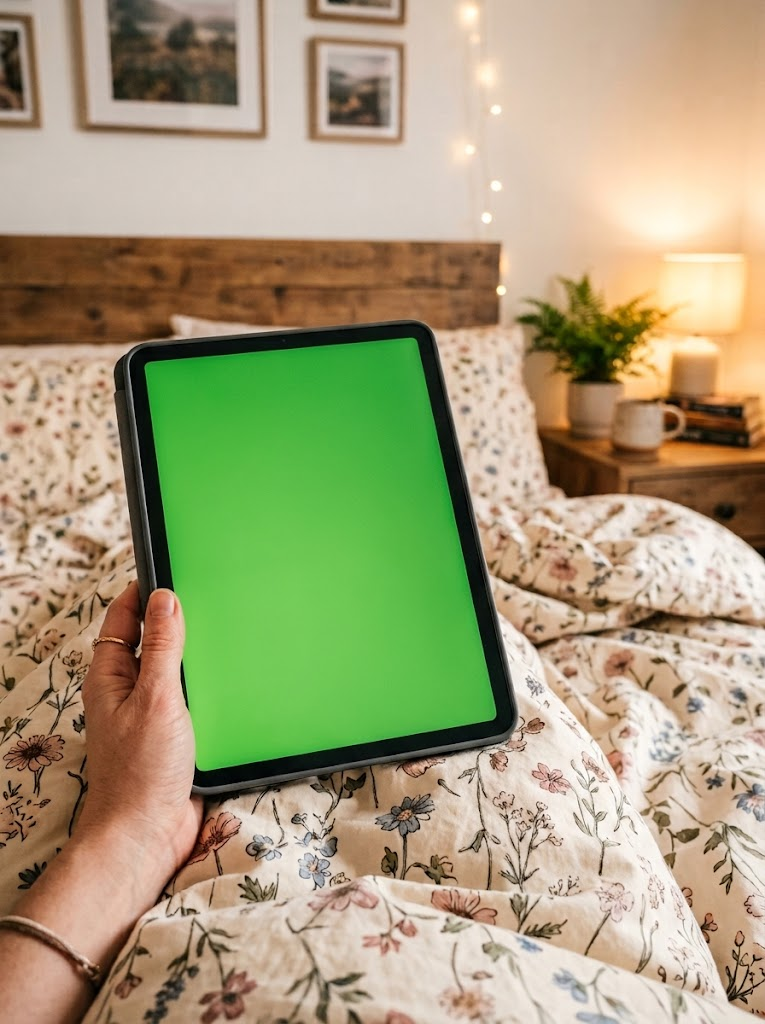
#> input picture bg_ipad.jpg, 765 x 1024 px
$ python -i taste_trainer_app.py   (imports and definitions only)
#> lines starting #> are read from the running program, lines starting #| are printed output that depends on the picture
#> further down, picture is the input picture: PIL image 765x1024 RGB; mean R, G, B 165.3, 158.6, 121.7
#!/usr/bin/env python3
"""
Быстрая галерея разметки личного вкуса.

Только чистые фоны БЕЗ запечённого текста слайдов:
  - test_downloads/ и data/cache/
  - при нехватке (<60) или по кнопке — Random Word Queries → Pinterest (core/harvester.py)

Обучение — локальный SigLIP + LogisticRegression (без API).

Запуск: python taste_trainer_app.py
"""

from __future__ import annotations

import asyncio
import json
import random
import re
import threading
import time
import tkinter as tk
from pathlib import Path
from tkinter import messagebox
from typing import Callable

from PIL import Image, ImageFilter, ImageStat, ImageTk


def _open_rgb(path: Path) -> Image.Image:
    with Image.open(path) as img:
        return img.convert("RGB")

ROOT = Path(__file__).resolve().parent
TEST_DOWNLOADS = ROOT / "test_downloads"
DATA_CACHE = ROOT / "data" / "cache"
CLEAN_CACHE = DATA_CACHE / "clean_photos"
REJECT_PATH = ROOT / "data" / "taste_rejects.json"  # legacy
HISTORY_PATH = ROOT / "data" / "taste_history.json"
IMAGE_EXTS = {".jpg", ".jpeg", ".png", ".webp"}

GALLERY_N = 90
PINTEREST_TARGET = 95
MIN_DISK_PHOTOS = 60
TASTE_KEEP_MIN = 0.55  # в тренере чуть мягче фабрики (0.60)
MAX_NO_RATIO = 2.0  # НЕТ не больше, чем 2× ДА — иначе модель учит «всё плохо»
MIN_NO_SAMPLES = 20  # но совсем без негативов линейная граница не строится
HASH_SIZE = 12
# порог похожести на уже отмеченные НЕТ (из 144 бит)
HASH_MAX_DIST = 16
HISTORY_MAX = 8000
HASH_MAX = 2500
COLS = 6
THUMB_W = 148
THUMB_H = 196
TARGET_YES = 40
TARGET_NO = 40
ZOOM_H = 680
DOUBLE_CLICK_MS = 240

BG = "#1a1b1e"
PANEL = "#24262b"
PANEL2 = "#2c2f36"
FG = "#f2f2f2"
MUTED = "#9aa0a6"
YES = "#3ddc97"
NO = "#e74c3c"
BORDER = "#3a3f48"
OVERLAY_BG = "#0a0b0d"

# 0 сброс, 1 ДА, 2 НЕТ
STATE_COLORS = {0: BORDER, 1: YES, 2: NO}
STATE_CAPTION = {0: "", 1: "ДА", 2: "НЕТ"}

# ---------------------------------------------------------------------------
# Random Query Synthesizer — 80+ бытовых существительных + атмосфера
# ---------------------------------------------------------------------------

RANDOM_NOUNS: tuple[str, ...] = (
    "coat",
    "bicycle",
    "umbrella",
    "dog",
    "cat",
    "piano",
    "train",
    "bakery",
    "croissant",
    "stairs",
    "guitar",
    "books",
    "mirror",
    "boots",
    "bridge",
    "subway",
    "tea",
    "pottery",
    "vinyl",
    "lake",
    "rooftop",
    "painting",
    "flowers",
    "camera",
    "typewriter",
    "balcony",
    "doorway",
    "kitchen",
    "bench",
    "puddle",
    "scarf",
    "window",
    "clock",
    "sneakers",
    "mug",
    "lamp",
    "sofa",
    "blanket",
    "toaster",
    "newspaper",
    "headphones",
    "backpack",
    "journal",
    "candles",
    "plant",
    "keys",
    "wallet",
    "suitcase",
    "tram",
    "ferry",
    "market",
    "bookstore",
    "library",
    "hallway",
    "fireplace",
    "bathtub",
    "sink",
    "fridge",
    "pan",
    "bread",
    "apples",
    "oranges",
    "cheese",
    "wine",
    "coffee",
    "pastry",
    "sandwich",
    "sneakers",
    "hat",
    "gloves",
    "jacket",
    "jeans",
    "sweater",
    "raincoat",
    "postcard",
    "envelope",
    "stamps",
    "sketchbook",
    "paintbrush",
    "easel",
    "record",
    "speaker",
    "radio",
    "telephone",
    "doorbell",
    "fence",
    "garden",
    "porch",
    "driveway",
    "mailbox",
    "bicycle",
    "scooter",
    "skateboard",
    "helmet",
    "tent",
    "campfire",
    "thermos",
    "lantern",
    "map",
    "compass",
    "binoculars",
    "telescope",
    "shells",
    "pebbles",
    "moss",
    "ivy",
    "vase",
    "bowl",
    "chopsticks",
    "napkin",
    "tablecloth",
    "curtains",
    "rug",
    "pillow",
    "mattress",
    "hanger",
    "iron",
    "sewing",
    "yarn",
    "knitting",
    "toolbox",
    "hammer",
    "nails",
    "woodpile",
)

RANDOM_MOODS: tuple[str, ...] = (
    "rainy",
    "morning",
    "dusk",
    "foggy",
    "golden hour",
    "cozy",
    "candid",
    "messy",
    "quiet",
    "shadows",
    "sunny",
    "autumn",
    "evening",
)

QUERY_BATCH_MIN = 10
QUERY_BATCH_MAX = 12
PER_QUERY_MIN = 7
PER_QUERY_MAX = 8


# [27 lines left out: function synthesize_random_queries, not called in this run]


# Метаданные пина: явные надписи / цитаты / типографика
TEXT_TITLE_TERMS: tuple[str, ...] = (
    "quote",
    "quotes",
    "typography",
    "lettering",
    "text overlay",
    "overlay text",
    "affirmation",
    "affirmations",
    "wallpaper quote",
    "inspirational quote",
    "motivational quote",
    "daily reminder",
    "reminder",
    "poem",
    "poetry",
    "caption",
    "sayings",
    "saying",
    "font",
    "typewriter",
    "hand lettering",
    "calligraphy",
    "words of",
    "word art",
    "poster quote",
    "slide",
    "carousel",
    "tip:",
    "tips:",
)


# [40 lines left out: functions _cover_thumb, _fit_zoom, _is_photo, title_looks_like_text, not called in this run]


def looks_like_text_overlay(image: Image.Image) -> bool:
    """
    Лёгкий анти-текст: плотные контрастные контуры в центральной полосе
    (белые/тёмные буквы на атмосферном фото).
    """
    try:
        small = image.convert("L").resize((160, 200), Image.Resampling.BILINEAR)
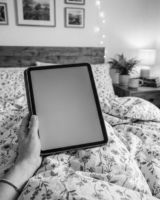
#> small: PIL image 160x200 L; min 6, max 252, mean 156.4
        edges = small.filter(ImageFilter.FIND_EDGES)
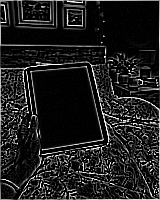
#> edges: PIL image 160x200 L; min 0, max 255, mean 31.8
        edge_mean = float(ImageStat.Stat(edges).mean[0])
#> edge_mean = 31.83
        hist = small.histogram()
#> hist = 256 values, max 468 at index 211, min 0 at index 0, mean 125
        total = float(sum(hist) or 1)
#> total = 32000
        bright = sum(hist[200:]) / total
#> bright = 0.27
        dark = sum(hist[:45]) / total
#> dark = 0.0414

        w, h = small.size
#> w = 160; h = 200
        mid = small.crop((int(w * 0.08), int(h * 0.22), int(w * 0.92), int(h * 0.78)))
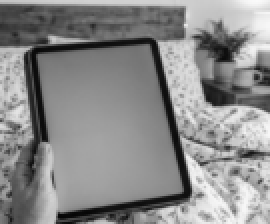
#> mid: PIL image 135x112 L (shown 2 times larger); min 6, max 250, mean 138.6
        mid_edges = mid.filter(ImageFilter.FIND_EDGES)
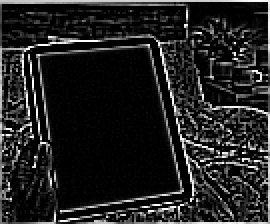
#> mid_edges: PIL image 135x112 L (shown 2 times larger); min 0, max 255, mean 33.8
        mid_edge = float(ImageStat.Stat(mid_edges).mean[0])
#> mid_edge = 33.8

        # Типичный quote-poster: резкие контуры + яркие или чёрные глифы в центре
        if mid_edge > 33 and (bright > 0.08 or dark > 0.14):
            return True
        if mid_edge > 38:
            return True
        if edge_mean > 38 and mid_edge > 28:
            return True
        # Много почти-белых пикселей при высоких краях → белый текст
        if bright > 0.16 and mid_edge > 26:
            return True
        return False
    except Exception:
        return False


# [84 lines left out: functions is_clean_photo, _iter_local_photo_paths, collect_local_clean_paths, save_clean_candidate, image_ahash, hamming_dist, not called in this run]


def pin_id_from_path(path: Path) -> str:
    return path.stem.split("_")[0]


def _norm_path(path: Path | str) -> str:
    return str(Path(path).resolve()).replace("\\", "/").lower()


# [96 lines left out: functions load_history, save_history, remember_history, not called in this run]


def blocked_pin_ids(history: dict[str, set[str]] | None = None) -> set[str]:
    data = history or load_history()
    return set(data["seen"]) | set(data["no"]) | set(data["yes"])


# [29 lines left out: functions is_blocked_path, is_blocked_image, not called in this run]


# --- совместимость со старыми вызовами ---
def load_rejects() -> dict[str, set[str]]:
    h = load_history()
    return {"pins": blocked_pin_ids(h), "paths": set(h["paths"])}


# [404 lines left out: functions remember_rejects, is_rejected_path, filter_scored_by_taste, filter_paths_by_taste, fetch_clean_from_pinterest, ensure_clean_gallery, not called in this run]


class TasteTrainerApp:
    # [126 lines left out: functions __init__, _build, not called in this run]

    def _on_grid_configure(self, _event: object) -> None:
        self.canvas.configure(scrollregion=self.canvas.bbox("all"))

    def _on_canvas_configure(self, event: tk.Event) -> None:  # type: ignore[type-arg]
        self.canvas.itemconfigure(self._win, width=event.width)

    # [4 lines left out: function _on_mousewheel, not called in this run]

    def _count_text(self, yes: int, no: int) -> str:
        return f"Выбрано ДА: {yes} / {TARGET_YES} | Выбрано НЕТ: {no} / {TARGET_NO}"

    # [10 lines left out: functions _refresh_counts, _set_busy_ui, not called in this run]

    def reload_from_pinterest(self) -> None:
        self.reload_gallery(force_pinterest=True)

    # [640 lines left out: functions reload_gallery, _on_gallery_ready, _make_cell, _cancel_pending_click, _apply_state, _cycle and 10 more, not called in this run]


# [2 lines not run here, left out]

>>> from PIL import Image
>>> picture = Image.open('bg_ipad.jpg')
>>> result = looks_like_text_overlay(picture)
#> result = True
